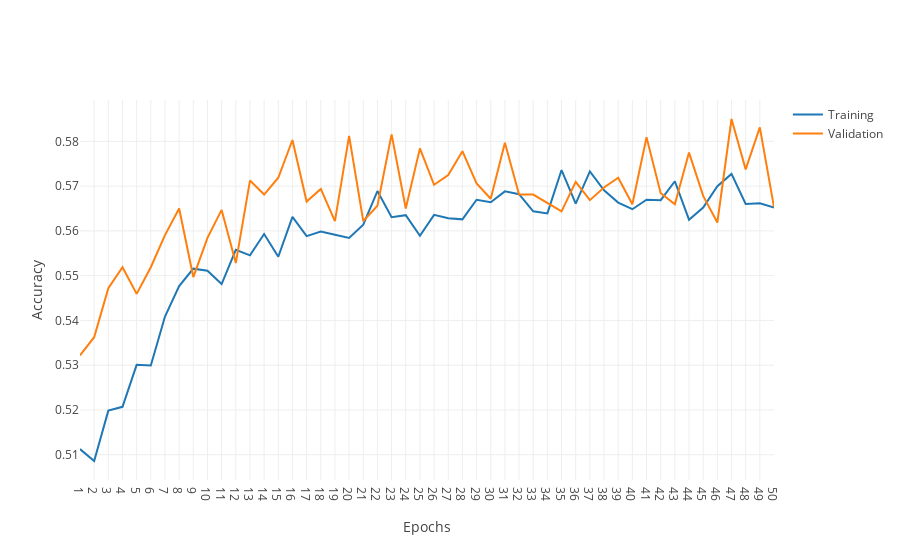

The notebook cell this image was saved under:
### Code cell
import plotly.graph_objects as go

epochs = list(range(1,len(fit_log_1_1.history['binary_accuracy'])+1))
training_accuracy = fit_log_1_1.history['binary_accuracy']
validation_accuracy = fit_log_1_1.history['val_binary_accuracy']

fig = go.Figure()
fig.add_trace(go.Scatter(
    x=epochs,
    y=training_accuracy,
    mode='lines',
    name='Training'))
fig.add_trace(go.Scatter(
    x=epochs,
    y=validation_accuracy,
    mode='lines',
    name='Validation'))
fig.update_layout(
    template='none',
    xaxis_title='Epochs',
    yaxis_title="Accuracy")
fig.update_xaxes(tick0=0, dtick=1)
# fig.update_yaxes(range=[0.5,1])
fig.show()
fig.write_image(f'../images/model_1_1_accuracy.png', scale=5)
pd.DataFrame({'epoch': epochs, 'training_accuracy':training_accuracy, 'validation_accuracy':validation_accuracy}).to_csv('../images/model_1_1_accuracy.csv', index=False)

### Figure 1 — Plotly figure (JSON) as saved in the notebook; plotly's stock layout.template omitted (floating-point values rounded to 4 significant figures)
{"data": [{"mode": "lines", "name": "Training", "type": "scatter", "x": [1, 2, 3, 4, 5, 6, 7, 8, 9, 10, 11, 12, 13, 14, 15, 16, 17, 18, 19, 20, 21, 22, 23, 24, 25, 26, 27, 28, 29, 30, 31, 32, 33, 34, 35, 36, 37, 38, 39, 40, 41, 42, 43, 44, 45, 46, 47, 48, 49, 50], "y": [0.5113, 0.5086, 0.5198, 0.5207, 0.5301, 0.5299, 0.5409, 0.5477, 0.5516, 0.5511, 0.5481, 0.5558, 0.5545, 0.5593, 0.5542, 0.5631, 0.5588, 0.5598, 0.5591, 0.5584, 0.5614, 0.5689, 0.563, 0.5635, 0.5589, 0.5636, 0.5628, 0.5626, 0.567, 0.5664, 0.5688, 0.5682, 0.5644, 0.5639, 0.5736, 0.5661, 0.5733, 0.5691, 0.5663, 0.5648, 0.567, 0.5669, 0.5711, 0.5625, 0.5652, 0.57, 0.5727, 0.566, 0.5662, 0.5652]}, {"mode": "lines", "name": "Validation", "type": "scatter", "x": [1, 2, 3, 4, 5, 6, 7, 8, 9, 10, 11, 12, 13, 14, 15, 16, 17, 18, 19, 20, 21, 22, 23, 24, 25, 26, 27, 28, 29, 30, 31, 32, 33, 34, 35, 36, 37, 38, 39, 40, 41, 42, 43, 44, 45, 46, 47, 48, 49, 50], "y": [0.5322, 0.5362, 0.5472, 0.5519, 0.5459, 0.5519, 0.5591, 0.565, 0.5497, 0.5584, 0.5647, 0.5528, 0.5713, 0.5681, 0.5719, 0.5803, 0.5666, 0.5694, 0.5622, 0.5813, 0.5622, 0.5656, 0.5816, 0.565, 0.5784, 0.5703, 0.5725, 0.5778, 0.5706, 0.5672, 0.5797, 0.5681, 0.5681, 0.5663, 0.5644, 0.5709, 0.5669, 0.5697, 0.5719, 0.5659, 0.5809, 0.5684, 0.5659, 0.5775, 0.5678, 0.5619, 0.585, 0.5738, 0.5831, 0.5653]}], "layout": {"xaxis": {"dtick": 1, "tick0": 0, "title": {"text": "Epochs"}}, "yaxis": {"title": {"text": "Accuracy"}}}}
